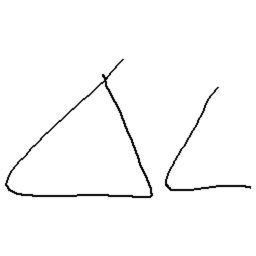
#> input picture OriginalData/11_em_91.png, 256 x 256 px; its folder holds only this picture in this run
$ python data_gen.py
#> lines starting #> are read from the running program, lines starting #| are printed output that depends on the picture; after the words box and inside, x2 and y2 are one past the last pixel; in counts of white or black regions, pixels touching at a corner belong together
### shear.py
#Import needed libraries
import numpy as np
import cv2
import math
import os
from pathlib import Path
import random

#Definition of the two possible shear transformations.
def horizontalShear(point, angle):
        point[0][0] = point[0][0] + (point[0][1]*np.tan(np.array([math.radians(angle)])))

def verticalShear(point,angle):
        point[0][1] = point[0][1] + (point[0][0]*np.tan(np.array([math.radians(angle)])))

#Global Distortions
#angle should be between -10 and 10 degrees.
def rotation(point, angle):
    point[0][0] = point[0][0] * np.cos(math.radians(angle)) + point[0][1] * np.sin(math.radians(angle))
    point[0][1] = point[0][0] * np.sin(math.radians(angle)) + point[0][1] * np.cos(math.radians(angle))

#scaling factor should be between 0.7 and 1.3
def scaling(point, scalingFactor):
    point[0][0] = scalingFactor * point[0][0]
    point[0][1] = scalingFactor * point[0][1]


#Function that takes in a file, and applies shearing (horizontal or vertical)
#and potentially applies global distortions.
def shear(file):
        #open file
#> called with file = '11_em_91.png'
        img = cv2.imread(os.path.join(Path("OriginalData/"),file))
#> img is the input picture: shape (256, 256, 3); min 0, max 255, mean 250.1

        #Make a blank canvas with same size as file. (256x256)
        canvas = np.zeros_like(img)

        #Create the binarized version of the image.
        gray = cv2.cvtColor(img,cv2.COLOR_BGR2GRAY)
        ret, threshed_img = cv2.threshold(cv2.cvtColor(img, cv2.COLOR_BGR2GRAY),
                        127, 255, cv2.THRESH_BINARY)
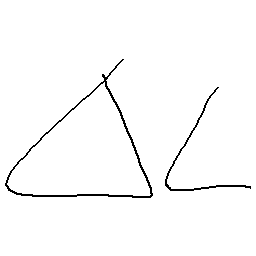
#> threshed_img: shape (256, 256); 98.1% white; black in thin lines or dots, all inside (x1, y1, x2, y2) = (5, 59, 251, 198)


        threshed_img = cv2.bitwise_not(threshed_img)

        #Find the contours of the image that will need to be modified.
        contours, hier = cv2.findContours(threshed_img, cv2.RETR_TREE, cv2.CHAIN_APPROX_NONE)
#> contours = 3 contours; box (x1, y1, x2, y2) and area: (5, 59, 153, 198) 9917, (6, 81, 152, 197) 9451, (165, 87, 251, 191) 191

        #Checking to see if we apply global distortions.
        scalingFactor = 1
        shearGlobal = random.random()
        if(shearGlobal < 0.5):
            scalingFactor = random.uniform(0.7,1.3)
            rotationFactor = random.randint(0,20) - 10

        #Shear distortion for every symbol
        #Paper uses the same angle and same type of distortion on every symbol for
        #entirety of the picture.
        #if < 0.5, use horizontal, otherwise vertical
        shearType = random.random()
        angle = random.randint(0,20) - 10
        for c in range(0, len(contours)):
            #Decide angle between -5 and 5:

            #Get bounding rectangle for that symbol
            x, y, w, h = cv2.boundingRect(contours[c])
            # draw a green rectangle to visualize the bounding rect
            cv2.rectangle(img, (x, y), (x+w, y+h), (0, 255, 0), 2)

            if(shearType < 0.5):
                for point in contours[c]:
                    horizontalShear(point,angle)
                    #If we decided to apply global distortions to this image.
                    if(shearGlobal < 0.5):
                        rotation(point, rotationFactor)
                        scaling(point, scalingFactor)

            else:
                for point in contours[c]:
                    verticalShear(point,angle)
                    if(shearGlobal < 0.5):
                        rotation(point, rotationFactor)
                        scaling(point, scalingFactor)
#> this loop made 3 passes
#> (x, y, w, h) on passes 1 to 3: (165, 87, 86, 104), (5, 59, 148, 139), (6, 81, 146, 116)
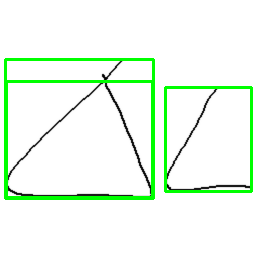
#> img: shape (256, 256, 3); 5.58% of pixels changed, all inside (x1, y1, x2, y2) = (4, 58, 253, 200)

        if(scalingFactor>1):
            canvas = cv2.resize(canvas,(int(400*scalingFactor),int(400*scalingFactor)) ,interpolation = cv2.INTER_AREA)
        else:
            canvas = cv2.resize(canvas,(400,400) ,interpolation = cv2.INTER_AREA)

        cv2.drawContours(canvas , contours, -1, (255, 255, 255), -1, offset = (100, 100))
        #invert colors
        canvas = cv2.bitwise_not(canvas)
        #all files need to be 256x256.
        canvas = cv2.resize(canvas, (256,256), interpolation = cv2.INTER_AREA)
#> canvas: shape (256, 256, 3)
        #Need to save in DistortedData/ as filename_shear
        filename = file[:len(file)-4] + "_shear" + file[len(file)-4:]
        print(filename)
        cv2.imwrite(os.path.join(Path("DistortedData/"),filename), canvas)

### shrink.py
#Import needed libraries
import numpy as np
import cv2
import math
import os
from pathlib import Path
import random

#Definition of the two possible shrink transformations.
def horizontalShrink(point, angle):
        point[0][0] = point[0][0]* (np.sin(np.pi/2 - math.radians(angle)) - (point[0][1]* np.sin(math.radians(angle))/100))

def verticalShrink(point, angle):
        point[0][1] = point[0][1]* (np.sin(np.pi/2 - math.radians(angle)) - (point[0][0]* np.sin(math.radians(angle))/100))

#Global Distortions
#angle should be between -10 and 10 degrees.
def rotation(point, angle):
    point[0][0] = point[0][0] * np.cos(math.radians(angle)) + point[0][1] * np.sin(math.radians(angle))
    point[0][1] = point[0][0] * np.sin(math.radians(angle)) + point[0][1] * np.cos(math.radians(angle))

#scaling factor should be between 0.7 and 1.3
def scaling(point, scalingFactor):
    point[0][0] = scalingFactor * point[0][0]
    point[0][1] = scalingFactor * point[0][1]


#Function that takes in a file, and applies shearing (horizontal or vertical)
#and potentially applies global distortions.
def shrink(file):
        #open file
#> called with file = '11_em_91.png'
        img = cv2.imread(os.path.join(Path("OriginalData/"),file))

        #Make a blank canvas with same size as file. (256x256)
        canvas = np.zeros_like(img)

        #Create the binarized version of the image.
        gray = cv2.cvtColor(img,cv2.COLOR_BGR2GRAY)
        ret, threshed_img = cv2.threshold(cv2.cvtColor(img, cv2.COLOR_BGR2GRAY),
                        127, 255, cv2.THRESH_BINARY)


        threshed_img = cv2.bitwise_not(threshed_img)

        #Find the contours of the image that will need to be modified.
        contours, hier = cv2.findContours(threshed_img, cv2.RETR_TREE, cv2.CHAIN_APPROX_NONE)

        scalingFactor = 1
        shrinkGlobal = random.random()
        if(shrinkGlobal < 0.5):
            scalingFactor = random.uniform(0.7,1.3)
            rotationFactor = random.randint(0,20) - 10

        # #SHRINK
        #if < 0.5, use horizontal, otherwise vertical
        shrinkType = random.random()
        angle = random.randint(0,20) - 10
        for c in range(0, len(contours)):
            #Decide angle between -5 and 5:


            #Get bounding rectangle for that symbol
            x, y, w, h = cv2.boundingRect(contours[c])
            # draw a green rectangle to visualize the bounding rect
            cv2.rectangle(img, (x, y), (x+w, y+h), (0, 255, 0), 2)

            if(shrinkType < 0.5):
                for point in contours[c]:
                    horizontalShrink(point,angle)
                    #If we decided to apply global distortions to this image.
                    if(shrinkGlobal < 0.5):
                        rotation(point, rotationFactor)
                        scaling(point, scalingFactor)

            else:
                for point in contours[c]:
                    verticalShrink(point,angle)
                    if(shrinkGlobal < 0.5):
                        rotation(point, rotationFactor)
                        scaling(point, scalingFactor)


        if(scalingFactor>1):
            canvas = cv2.resize(canvas,(int(400*scalingFactor),int(400*scalingFactor)) ,interpolation = cv2.INTER_AREA)
        else:
            canvas = cv2.resize(canvas,(400,400) ,interpolation = cv2.INTER_AREA)

        cv2.drawContours(canvas , contours, -1, (255, 255, 255), -1, offset = (85,85))
        #invert colors
        canvas = cv2.bitwise_not(canvas)
        #all files need to be 256x256.
        canvas = cv2.resize(canvas, (256,256), interpolation = cv2.INTER_AREA)
#> canvas: shape (256, 256, 3)
        #Need to save in DistortedData/ as filename_shear
        filename = file[:len(file)-4] + "_shrink" + file[len(file)-4:]
        print(filename)
        cv2.imwrite(os.path.join(Path("DistortedData/"),filename), canvas)

### shrink_rotation.py
#Import needed libraries
import numpy as np
import cv2
import math
import os
from pathlib import Path
import random

#Definition of the two possible shrink transformations.
def horizontalShrinkRotation(point,angle,rotation_angle):
        point[0][0] = point[0][0]* (np.sin(np.pi/2 - math.radians(angle)) - (point[0][1]* np.sin(math.radians(angle))/100))
        point[0][0] = point[0][0] * np.cos(math.radians(rotation_angle)) + point[0][1] * np.sin(math.radians(rotation_angle))
        point[0][1] = point[0][0] * np.sin(math.radians(rotation_angle)) + point[0][1] * np.cos(math.radians(rotation_angle))

# [4 lines left out: function verticalShrinkRotation, not called in this run]

#Global Distortions
#angle should be between -10 and 10 degrees.
def rotation(point, angle):
    point[0][0] = point[0][0] * np.cos(math.radians(angle)) + point[0][1] * np.sin(math.radians(angle))
    point[0][1] = point[0][0] * np.sin(math.radians(angle)) + point[0][1] * np.cos(math.radians(angle))

#scaling factor should be between 0.7 and 1.3
def scaling(point, scalingFactor):
    point[0][0] = scalingFactor * point[0][0]
    point[0][1] = scalingFactor * point[0][1]


#Function that takes in a file, and applies shearing (horizontal or vertical)
#and potentially applies global distortions.
def shrink_rotation(file):
        #open file
#> called with file = '11_em_91.png'
        img = cv2.imread(os.path.join(Path("OriginalData/"),file))

        #Make a blank canvas with same size as file. (256x256)
        canvas = np.zeros_like(img)

        #Create the binarized version of the image.
        gray = cv2.cvtColor(img,cv2.COLOR_BGR2GRAY)
        ret, threshed_img = cv2.threshold(cv2.cvtColor(img, cv2.COLOR_BGR2GRAY),
                        127, 255, cv2.THRESH_BINARY)


        threshed_img = cv2.bitwise_not(threshed_img)

        #Find the contours of the image that will need to be modified.
        contours, hier = cv2.findContours(threshed_img, cv2.RETR_TREE, cv2.CHAIN_APPROX_NONE)

        scalingFactor = 1
        shrinkGlobal = random.random()
        if(shrinkGlobal < 0.5):
            scalingFactor = random.uniform(0.7,1.3)
            rotationFactor = random.randint(0,20) - 10

        #if < 0.5, use horizontal, otherwise vertical
        shrinkType = random.random()
        angle = random.randint(0,20) - 10
        rotation_angle = random.randint(0,20) - 10
        for c in range(0, len(contours)):

            #Get bounding rectangle for that symbol
            x, y, w, h = cv2.boundingRect(contours[c])
            # draw a green rectangle to visualize the bounding rect
            cv2.rectangle(img, (x, y), (x+w, y+h), (0, 255, 0), 2)

            if(shrinkType < 0.5):
                for point in contours[c]:
                    horizontalShrinkRotation(point,angle,rotation_angle)
                    #If we decided to apply global distortions to this image.
                    if(shrinkGlobal < 0.5):
                        rotation(point, rotationFactor)
                        scaling(point, scalingFactor)

            else:
                for point in contours[c]:
                    verticalShrinkRotation(point,angle,rotation_angle)
                    if(shrinkGlobal < 0.5):
                        rotation(point, rotationFactor)
                        scaling(point, scalingFactor)


        if(scalingFactor>1):
            canvas = cv2.resize(canvas,(int(400*scalingFactor),int(400*scalingFactor)) ,interpolation = cv2.INTER_AREA)
        else:
            canvas = cv2.resize(canvas,(400,400) ,interpolation = cv2.INTER_AREA)

        cv2.drawContours(canvas , contours, -1, (255, 255, 255), -1, offset = (85,85))
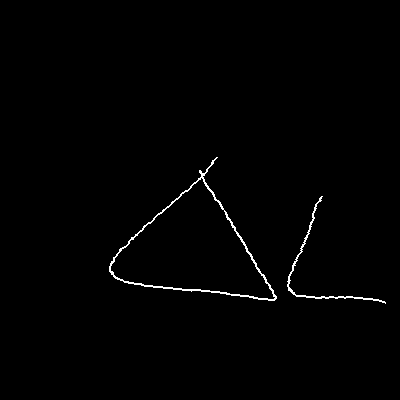
#> canvas: shape (400, 400, 3); 0.85% white in thin lines or dots, all inside (x1, y1, x2, y2) = (109, 157, 386, 304)
        #invert colors
        canvas = cv2.bitwise_not(canvas)
        #all files need to be 256x256.
        canvas = cv2.resize(canvas, (256,256), interpolation = cv2.INTER_AREA)
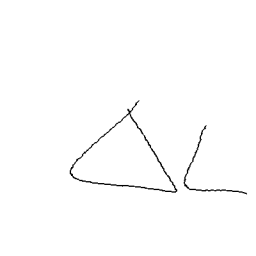
#> canvas: shape (256, 256, 3); min 0, max 255, mean 252.8
        #Need to save in DistortedData/ as filename_shear
        filename = file[:len(file)-4] + "_shrink_rotation" + file[len(file)-4:]
        print(filename)
        cv2.imwrite(os.path.join(Path("DistortedData/"),filename), canvas)

### perspective.py
#Import needed libraries
import numpy as np
import cv2
import math
import os
from pathlib import Path
import random

#Definition of the two possible shrink transformations.
def verticalPerspective(point, angle):
    point[0][0] = (2/3) * (point[0][0] + 50*np.cos(4*math.radians(angle) * ((point[0][0]-50)/100) ))
    point[0][1] = (2/3) * point[0][1] * (np.sin((np.pi)/2 - math.radians(angle)) - ((point[0][1]* np.sin(math.radians(angle)))/100))

def horizontalPerspective(point, angle):
    point[0][0] = (2/3) * point[0][0] *  (np.sin((np.pi)/2 - math.radians(angle)) - (point[0][0]* np.sin(math.radians(angle)))/100)
    point[0][1] = (2/3) * (point[0][1] + 50*np.cos(4*math.radians(angle) * (point[0][1]-50)/100 ))

#Global Distortions
#angle should be between -10 and 10 degrees.
def rotation(point, angle):
    point[0][0] = point[0][0] * np.cos(math.radians(angle)) + point[0][1] * np.sin(math.radians(angle))
    point[0][1] = point[0][0] * np.sin(math.radians(angle)) + point[0][1] * np.cos(math.radians(angle))

#scaling factor should be between 0.7 and 1.3
def scaling(point, scalingFactor):
    point[0][0] = scalingFactor * point[0][0]
    point[0][1] = scalingFactor * point[0][1]


#Function that takes in a file, and applies shearing (horizontal or vertical)
#and potentially applies global distortions.
def perspective(file):
        #open file
#> called with file = '11_em_91.png'
        img = cv2.imread(os.path.join(Path("OriginalData/"),file))

        #Make a blank canvas with same size as file. (256x256)
        canvas = np.zeros_like(img)

        #Create the binarized version of the image.
        gray = cv2.cvtColor(img,cv2.COLOR_BGR2GRAY)
        ret, threshed_img = cv2.threshold(cv2.cvtColor(img, cv2.COLOR_BGR2GRAY),
                        127, 255, cv2.THRESH_BINARY)


        threshed_img = cv2.bitwise_not(threshed_img)

        #Find the contours of the image that will need to be modified.
        contours, hier = cv2.findContours(threshed_img, cv2.RETR_TREE, cv2.CHAIN_APPROX_NONE)

        # #PERSPECTIVE
        scalingFactor = 1
        perspectiveGlobal = random.random()
        if(perspectiveGlobal < 0.5):
            scalingFactor = random.uniform(0.7,1.3)
            rotationFactor = random.randint(0,20) - 10

        #if < 0.5, use horizontal, otherwise vertical
        perspectiveType = random.random()
        angle = random.randint(0,20) - 10
        for c in range(0, len(contours)):

            #Get bounding rectangle for that symbol
            x, y, w, h = cv2.boundingRect(contours[c])
            # draw a green rectangle to visualize the bounding rect
            cv2.rectangle(img, (x, y), (x+w, y+h), (0, 255, 0), 2)

            if(perspectiveType < 0.5):
                for point in contours[c]:
                    horizontalPerspective(point,angle)
                    #If we decided to apply global distortions to this image.
                    if(perspectiveGlobal < 0.5):
                        rotation(point, rotationFactor)
                        scaling(point, scalingFactor)

            else:
                for point in contours[c]:
                    verticalPerspective(point,angle)
                    if(perspectiveGlobal < 0.5):
                        rotation(point, rotationFactor)
                        scaling(point, scalingFactor)


        if(scalingFactor>1):
            canvas = cv2.resize(canvas,(int(400*scalingFactor),int(400*scalingFactor)) ,interpolation = cv2.INTER_AREA)
            cv2.drawContours(canvas , contours, -1, (255, 255, 255), -1, offset = (85,85))
        elif(scalingFactor<0.8):
            canvas = cv2.resize(canvas,(int(400*scalingFactor),int(400*scalingFactor)) ,interpolation = cv2.INTER_AREA)
            cv2.drawContours(canvas , contours, -1, (255, 255, 255), -1, offset = (int(85*scalingFactor),int(85*scalingFactor)))
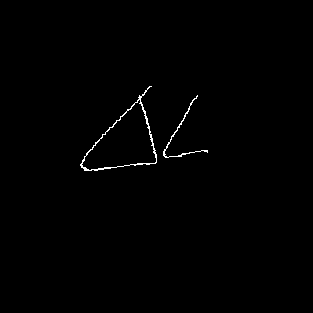
#> canvas: shape (313, 313, 3); 0.58% white in thin lines or dots, all inside (x1, y1, x2, y2) = (80, 86, 208, 171)
        else:
            canvas = cv2.resize(canvas,(400,400) ,interpolation = cv2.INTER_AREA)
            cv2.drawContours(canvas , contours, -1, (255, 255, 255), -1, offset = (85,85))
        #invert colors
        canvas = cv2.bitwise_not(canvas)
        #all files need to be 256x256.
        canvas = cv2.resize(canvas, (256,256), interpolation = cv2.INTER_AREA)
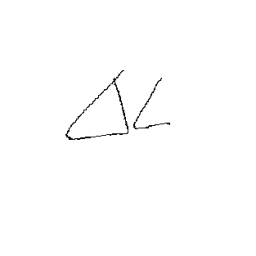
#> canvas: shape (256, 256, 3); min 0, max 255, mean 253.5
        #Need to save in DistortedData/ as filename_shear
        filename = file[:len(file)-4] + "_perspective" + file[len(file)-4:]
        print(filename)
        cv2.imwrite(os.path.join(Path("DistortedData/"),filename), canvas)

### perspective_rotation.py
#Import needed libraries
import numpy as np
import cv2
import math
import os
from pathlib import Path
import random


#Definition of the two possible shrink transformations.
def verticalPerspectiveRotation(point, angle, rotation_angle):
    point[0][0] = (2/3) * (point[0][0] + 50*np.cos(4*math.radians(angle) * (point[0][0]-50)/100 ))
    point[0][1] = (2/3) * point[0][1] * (np.sin((np.pi)/2 - math.radians(angle)) - (point[0][1]* np.sin(math.radians(angle)))/100)
    point[0][0] = point[0][0] * np.cos(math.radians(rotation_angle)) + point[0][1] * np.sin(math.radians(rotation_angle))
    point[0][1] = point[0][0] * np.sin(math.radians(rotation_angle)) + point[0][1] * np.cos(math.radians(rotation_angle))

# [5 lines left out: function horizontalPerspectiveRotation, not called in this run]

#Global Distortions
#angle should be between -10 and 10 degrees.
def rotation(point, angle):
    point[0][0] = point[0][0] * np.cos(math.radians(angle)) + point[0][1] * np.sin(math.radians(angle))
    point[0][1] = point[0][0] * np.sin(math.radians(angle)) + point[0][1] * np.cos(math.radians(angle))

#scaling factor should be between 0.7 and 1.3
def scaling(point, scalingFactor):
    point[0][0] = scalingFactor * point[0][0]
    point[0][1] = scalingFactor * point[0][1]


#Function that takes in a file, and applies shearing (horizontal or vertical)
#and potentially applies global distortions.
def perspective_rotation(file):
        #open file
#> called with file = '11_em_91.png'
        img = cv2.imread(os.path.join(Path("OriginalData/"),file))

        #Make a blank canvas with same size as file. (256x256)
        canvas = np.zeros_like(img)

        #Create the binarized version of the image.
        gray = cv2.cvtColor(img,cv2.COLOR_BGR2GRAY)
        ret, threshed_img = cv2.threshold(cv2.cvtColor(img, cv2.COLOR_BGR2GRAY),
                        127, 255, cv2.THRESH_BINARY)


        threshed_img = cv2.bitwise_not(threshed_img)

        #Find the contours of the image that will need to be modified.
        contours, hier = cv2.findContours(threshed_img, cv2.RETR_TREE, cv2.CHAIN_APPROX_NONE)

        #PERSPECTIVEROTATION
        scalingFactor = 1
        perspectiveGlobal = 1
        if(perspectiveGlobal < 0.5):
            scalingFactor = random.uniform(0.7,1.3)
            rotationFactor = random.randint(0,20) - 10

        #if < 0.5, use horizontal, otherwise vertical
        perspectiveType = random.random()
        angle = random.randint(0,20) - 10
        rotation_angle = random.randint(0,20) - 10
        for c in range(0, len(contours)):

            #Get bounding rectangle for that symbol
            x, y, w, h = cv2.boundingRect(contours[c])
            # draw a green rectangle to visualize the bounding rect
            cv2.rectangle(img, (x, y), (x+w, y+h), (0, 255, 0), 2)

            if(perspectiveType < 0.5):
                for point in contours[c]:
                    horizontalPerspectiveRotation(point,angle,rotation_angle)
                    #If we decided to apply global distortions to this image.
                    if(perspectiveGlobal < 0.5):
                        rotation(point, rotationFactor)
                        scaling(point, scalingFactor)

            else:
                for point in contours[c]:
                    verticalPerspectiveRotation(point,angle,rotation_angle)
                    if(perspectiveGlobal < 0.5):
                        rotation(point, rotationFactor)
                        scaling(point, scalingFactor)

        if(scalingFactor>1):
            canvas = cv2.resize(canvas,(int(400*scalingFactor),int(400*scalingFactor)) ,interpolation = cv2.INTER_AREA)
            cv2.drawContours(canvas , contours, -1, (255, 255, 255), -1, offset = (85,85))
        elif(scalingFactor<0.8):
            canvas = cv2.resize(canvas,(int(400*scalingFactor),int(400*scalingFactor)) ,interpolation = cv2.INTER_AREA)
            cv2.drawContours(canvas , contours, -1, (255, 255, 255), -1, offset = (int(85*scalingFactor),int(85*scalingFactor)))
        else:
            canvas = cv2.resize(canvas,(400,400) ,interpolation = cv2.INTER_AREA)
            cv2.drawContours(canvas , contours, -1, (255, 255, 255), -1, offset = (85,85))
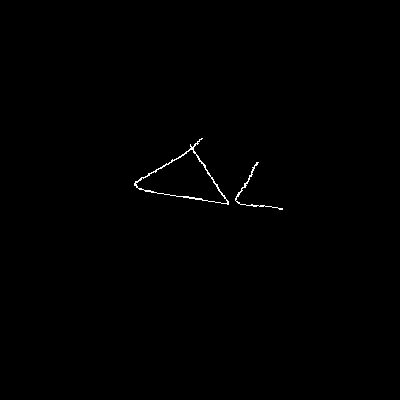
#> canvas: shape (400, 400, 3); 0.33% white in thin lines or dots, all inside (x1, y1, x2, y2) = (134, 138, 283, 210)
        #invert colors
        canvas = cv2.bitwise_not(canvas)
            #all files need to be 256x256.
        canvas = cv2.resize(canvas, (256,256), interpolation = cv2.INTER_AREA)
#> canvas: shape (256, 256, 3)
        #Need to save in DistortedData/ as filename_shear
        filename = file[:len(file)-4] + "_perspective_rotation" + file[len(file)-4:]
        print(filename)
        cv2.imwrite(os.path.join(Path("DistortedData/"),filename), canvas)

### data_gen.py
#This file will complete the desired transformations on every image file in
#the OriginalData folder
#Needed imports.
import numpy as np
import cv2
import math
import os
from pathlib import Path
import random
from shear import *
from shrink import *
from shrink_rotation import *
from perspective import *
from perspective_rotation import *
from os import walk


#We're going to first open every file.
for file in os.listdir(Path("OriginalData/")):
    #Apply Shear + Potential Global Distortions.
    shear(file)
    #Apply Shrink + Potential Global Distortions.
    shrink(file)
    #Apply Shrink & rotation + Potential Global Distortions.
    shrink_rotation(file)
    #Apply Perspective + Potential Global Distortions.
    perspective(file)
    #Apply Perspective & rotation + Potential Global Distortions.
    perspective_rotation(file)

while True:
    key = cv2.waitKey(1)
#> (key Esc is pressed here)
    if key == 27: #ESC key to break
        break


    #Apply Shrink + Potential Global Distortions.
